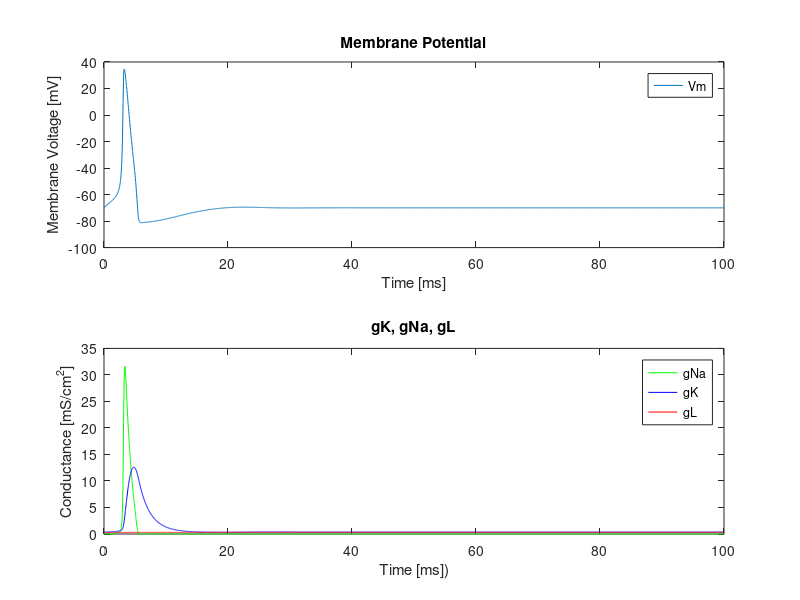

MATLAB code for this plot:
%% ECE 4784 %%
%Project Phase 1
%William Zhang
%Due September, 29th 2014

%% Constants Provided:
simTtot = 100; %100 ms total simulation time
step = .02;
t = 0 : step : simTtot; %create time vector using .01 steps between data points
I = zeros(1, length(t)); % Current vector must be same size as time vector

%Maximum Conductances
gKBAR = 36; %36 mS/cm^2
gNaBAR = 120; %120 mS/cm^2
gLBAR = 0.3; %0.3 mS/cm^2
EK = -12; %-12 mV
ENa = 115; %115 mV
EL = 10.6; %10.6 mV
VRest = -70; %-70 mV resting potential of membrane.
Cm = 1.0; %uF/cm^2

%%Equations
%Gating Variables:
V(1) = 0; %Initial assumption that V = 0;
alpham(1) = 0.1.*((25-V(1))/(exp((25-V(1))/10)-1));
betam(1) = 4*exp(-V(1)/18);
alphan(1) = 0.01.*((10-V(1))/(exp((10-V(1))/10)-1));
betan(1) = 0.125*exp(-V(1)/80);
alphah(1) = 0.07*exp(-V(1)/20);
betah(1) = 1/(exp((30-V(1))/10)+1);

%Initial Values:
m(1) = alpham(1)/(alpham(1)+betam(1));
n(1) = alphan(1)/(alphan(1)+betan(1));
h(1) = alphah(1)/(alphah(1)+betah(1));

%% Current - Input based for stimulation purposes
a = input('Desired amplitude of current? (in uA/cm^2): '); %%inputs asking for desired characteristics
d = input('Desired duration of current? must be between 0 and 100 ms): ');
for i = 1:d/step % injected current goes from 0 to (duration entered / time step), elsewhere is 0
I(i) = a;
end


%% Euler's Method
j = 1; %initialize loop index
while j < length(t)
    alpham = 0.1*((25-V(j))/(exp((25-V(j))/10)-1));
    betam = 4*exp(-V(j)/18);
    alphan = 0.01*((10-V(j))/(exp((10-V(j))/10)-1));
    betan = 0.125*exp(-V(j)/80);
    alphah = 0.07*exp(-V(j)/20);
    betah(1) = 1/(exp((30-V(j))/10)+1);
    
    gK(j) = n(j)^4*gKBAR;
    gNa(j) = m(j)^3*gNaBAR *h(j);
    gL(j) = gLBAR;
    
    iK(j) = gK(j)*(V(j)-EK);
    iNa(j) = gNa(j)*(V(j)-ENa);
    iL(j) = gL(j)*(V(j)-EL);
    iIon(j) = I(j)-iNa(j)-iK(j)-iL(j);
    
    derivm = alpham*(1-m(j))-betam*m(j);
    derivn = alphan*(1-n(j))-betan*n(j);
    derivh = alphah*(1-h(j))-betah*h(j);
    
    m(j+1) = m(j)+step*derivm;
    n(j+1) = n(j)+step*derivn;
    h(j+1) = h(j)+step*derivh;
    
    derivV(j) = iIon(j)/Cm;
    V(j+1) = V(j)+step*derivV(j);
    
    j=j+1;
end

%% Plots of Data
%Voltage
V = V + VRest; %sets action potential starting voltage to -70mV 
subplot(2,1,1) %subplot for both graphs on one figure
plot(t,V) 
title('Membrane Potential'); %labels
xlabel('Time [ms]');
ylabel('Membrane Voltage [mV]');
legend('Vm');
axis([0, 100, -100, 40]);

%Conductances
t2 = t(1:length(t)-1); % Time vector must match length of conductances
subplot(2,1,2);
plot(t2, gNa, 'g', t2, gK, 'b', t2, gL, 'r')
title('gK, gNa, gL')
xlabel('Time [ms])')
ylabel('Conductance [mS/cm^2]')
legend('gNa','gK', 'gL')
